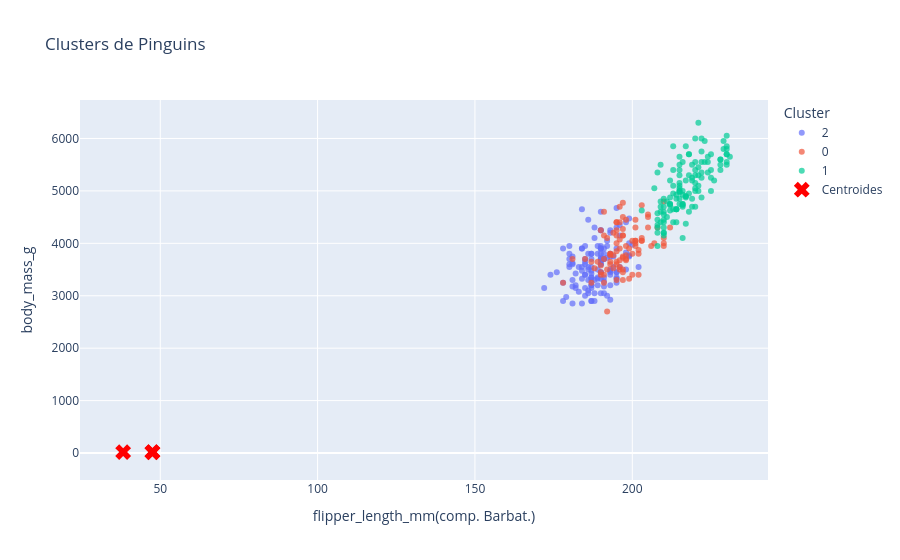

The code cell stored with this chart in its notebook:
### Code cell
# Criando um df com os dados originais e  rótulos de cluster
df_clusters = pd.DataFrame({
    'flipper_length_mm': penguins['flipper_length_mm'],
    'body_mass_g': penguins['body_mass_g'],
    'cluster': labels.astype(str)
})

# Plotar os pontos de dados coloridos
fig = px.scatter(df_clusters, x='flipper_length_mm', y='body_mass_g', color='cluster',
                 color_continuous_scale='viridis', opacity=0.7,
                 title='Clusters de Pinguins')

# Adicionar os centroides ao gráfico
fig.add_scatter(x=centroides_originais[:, 0], y=centroides_originais[:, 1],
                mode='markers', marker=dict(color='red', symbol='x', size=14),
                name='Centroides')


fig.update_layout(xaxis_title='flipper_length_mm(comp. Barbat.)', yaxis_title='body_mass_g',
                  legend_title='Cluster')
fig.show()
